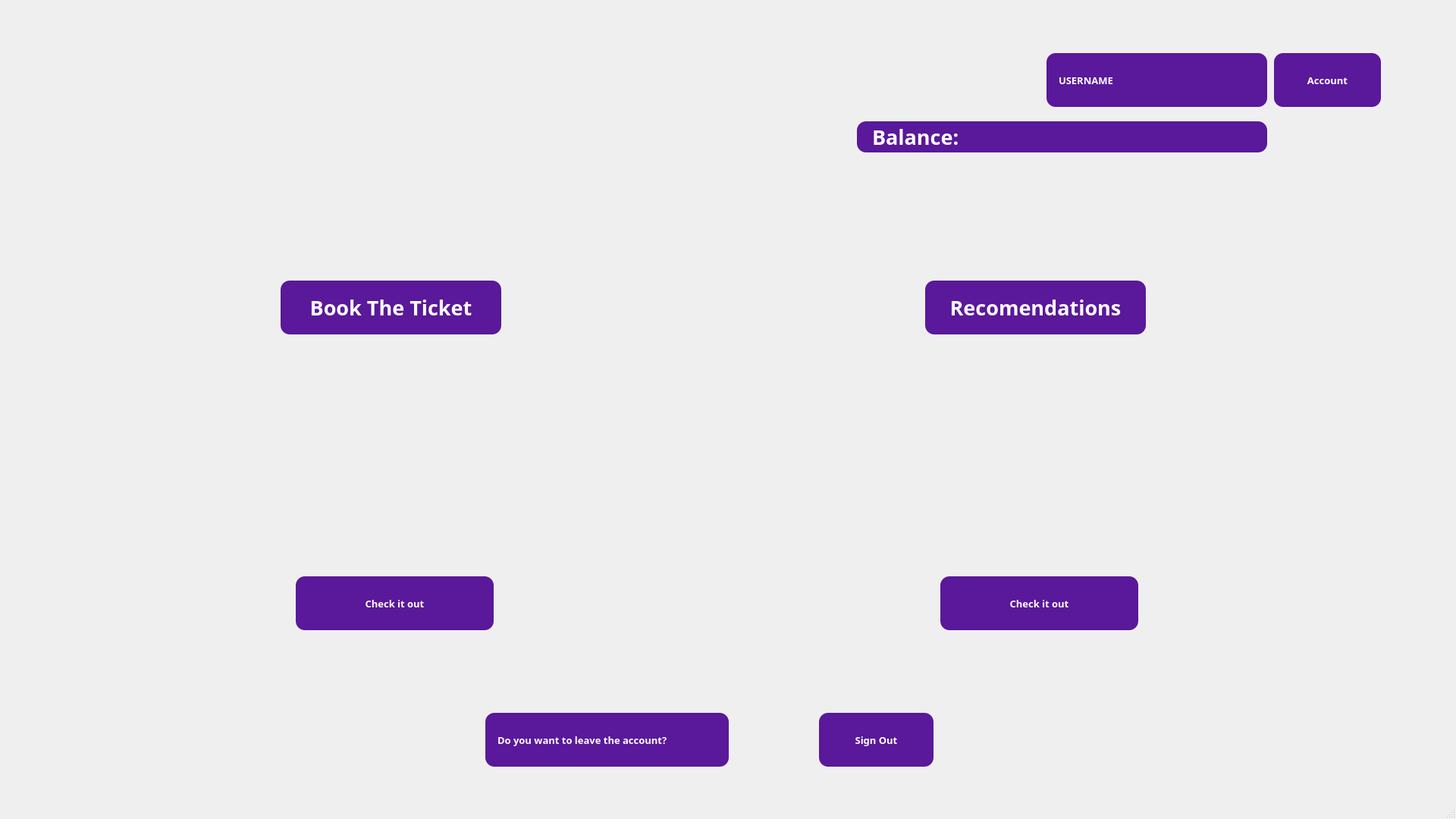
<?xml version="1.0" encoding="UTF-8"?>
<ui version="4.0">
 <class>MainPage</class>
 <widget class="QMainWindow" name="MainPage">
  <property name="geometry">
   <rect>
    <x>0</x>
    <y>0</y>
    <width>1920</width>
    <height>1080</height>
   </rect>
  </property>
  <property name="minimumSize">
   <size>
    <width>1920</width>
    <height>1080</height>
   </size>
  </property>
  <property name="maximumSize">
   <size>
    <width>1920</width>
    <height>1080</height>
   </size>
  </property>
  <property name="windowTitle">
   <string>MainWindow</string>
  </property>
  <widget class="QWidget" name="centralwidget">
   <widget class="QLabel" name="label">
    <property name="geometry">
     <rect>
      <x>0</x>
      <y>0</y>
      <width>1920</width>
      <height>1080</height>
     </rect>
    </property>
    <property name="sizePolicy">
     <sizepolicy hsizetype="Preferred" vsizetype="Preferred">
      <horstretch>0</horstretch>
      <verstretch>0</verstretch>
     </sizepolicy>
    </property>
    <property name="minimumSize">
     <size>
      <width>1920</width>
      <height>1080</height>
     </size>
    </property>
    <property name="maximumSize">
     <size>
      <width>1920</width>
      <height>1080</height>
     </size>
    </property>
    <property name="text">
     <string/>
    </property>
    <property name="pixmap">
     <pixmap>MainPagePic.png</pixmap>
    </property>
   </widget>
   <widget class="QLabel" name="UsernameLabel">
    <property name="geometry">
     <rect>
      <x>1380</x>
      <y>70</y>
      <width>291</width>
      <height>71</height>
     </rect>
    </property>
    <property name="font">
     <font>
      <family>Rockwell</family>
      <pointsize>10</pointsize>
      <weight>75</weight>
      <bold>true</bold>
     </font>
    </property>
    <property name="styleSheet">
     <string notr="true">QLabel {
    background-color: #5A189A;
    color: white;
    border-radius: 12px;
    padding: 6px 12px;
    font-weight: bold;
}
</string>
    </property>
    <property name="text">
     <string>USERNAME</string>
    </property>
   </widget>
   <widget class="QLabel" name="TicketLabel">
    <property name="geometry">
     <rect>
      <x>370</x>
      <y>370</y>
      <width>291</width>
      <height>71</height>
     </rect>
    </property>
    <property name="font">
     <font>
      <family>Rockwell</family>
      <pointsize>20</pointsize>
      <weight>75</weight>
      <bold>true</bold>
     </font>
    </property>
    <property name="layoutDirection">
     <enum>Qt::LeftToRight</enum>
    </property>
    <property name="autoFillBackground">
     <bool>false</bool>
    </property>
    <property name="styleSheet">
     <string notr="true">QLabel {
    background-color: #5A189A;
    color: white;
    border-radius: 12px;
    padding: 6px 12px;
    font-weight: bold;
}
</string>
    </property>
    <property name="text">
     <string>Book The Ticket</string>
    </property>
    <property name="scaledContents">
     <bool>false</bool>
    </property>
    <property name="alignment">
     <set>Qt::AlignCenter</set>
    </property>
    <property name="wordWrap">
     <bool>false</bool>
    </property>
    <property name="openExternalLinks">
     <bool>false</bool>
    </property>
   </widget>
   <widget class="QLabel" name="RecLabel">
    <property name="geometry">
     <rect>
      <x>1220</x>
      <y>370</y>
      <width>291</width>
      <height>71</height>
     </rect>
    </property>
    <property name="font">
     <font>
      <family>Rockwell</family>
      <pointsize>20</pointsize>
      <weight>75</weight>
      <bold>true</bold>
     </font>
    </property>
    <property name="layoutDirection">
     <enum>Qt::LeftToRight</enum>
    </property>
    <property name="autoFillBackground">
     <bool>false</bool>
    </property>
    <property name="styleSheet">
     <string notr="true">QLabel {
    background-color: #5A189A;
    color: white;
    border-radius: 12px;
    padding: 6px 12px;
    font-weight: bold;
}
</string>
    </property>
    <property name="text">
     <string>Recomendations</string>
    </property>
    <property name="scaledContents">
     <bool>false</bool>
    </property>
    <property name="alignment">
     <set>Qt::AlignCenter</set>
    </property>
    <property name="wordWrap">
     <bool>false</bool>
    </property>
    <property name="openExternalLinks">
     <bool>false</bool>
    </property>
   </widget>
   <widget class="QLabel" name="UsernameLabel_2">
    <property name="geometry">
     <rect>
      <x>640</x>
      <y>940</y>
      <width>321</width>
      <height>71</height>
     </rect>
    </property>
    <property name="font">
     <font>
      <family>Rockwell</family>
      <pointsize>10</pointsize>
      <weight>75</weight>
      <bold>true</bold>
     </font>
    </property>
    <property name="styleSheet">
     <string notr="true">QLabel {
    background-color: #5A189A;
    color: white;
    border-radius: 12px;
    padding: 6px 12px;
    font-weight: bold;
}
</string>
    </property>
    <property name="text">
     <string>Do you want to leave the account?</string>
    </property>
   </widget>
   <widget class="QPushButton" name="SignOutbtn">
    <property name="geometry">
     <rect>
      <x>1080</x>
      <y>940</y>
      <width>151</width>
      <height>71</height>
     </rect>
    </property>
    <property name="font">
     <font>
      <family>Rockwell</family>
      <pointsize>10</pointsize>
      <weight>75</weight>
      <bold>true</bold>
     </font>
    </property>
    <property name="styleSheet">
     <string notr="true">
    background-color: #5A189A;
    color: white;
    border-radius: 12px;
    padding: 6px 12px;
    font-weight: bold;

</string>
    </property>
    <property name="text">
     <string>Sign Out</string>
    </property>
   </widget>
   <widget class="QPushButton" name="BookBtn">
    <property name="geometry">
     <rect>
      <x>390</x>
      <y>760</y>
      <width>261</width>
      <height>71</height>
     </rect>
    </property>
    <property name="font">
     <font>
      <family>Rockwell</family>
      <pointsize>10</pointsize>
      <weight>75</weight>
      <bold>true</bold>
     </font>
    </property>
    <property name="styleSheet">
     <string notr="true">
    background-color: #5A189A;
    color: white;
    border-radius: 12px;
    padding: 6px 12px;
    font-weight: bold;

</string>
    </property>
    <property name="text">
     <string>Check it out</string>
    </property>
   </widget>
   <widget class="QPushButton" name="RecBtn">
    <property name="geometry">
     <rect>
      <x>1240</x>
      <y>760</y>
      <width>261</width>
      <height>71</height>
     </rect>
    </property>
    <property name="font">
     <font>
      <family>Rockwell</family>
      <pointsize>10</pointsize>
      <weight>75</weight>
      <bold>true</bold>
     </font>
    </property>
    <property name="styleSheet">
     <string notr="true">
    background-color: #5A189A;
    color: white;
    border-radius: 12px;
    padding: 6px 12px;
    font-weight: bold;

</string>
    </property>
    <property name="text">
     <string>Check it out</string>
    </property>
   </widget>
   <widget class="QLabel" name="MainBalanceLabel">
    <property name="geometry">
     <rect>
      <x>1130</x>
      <y>160</y>
      <width>541</width>
      <height>41</height>
     </rect>
    </property>
    <property name="font">
     <font>
      <family>Rockwell</family>
      <pointsize>20</pointsize>
      <weight>75</weight>
      <bold>true</bold>
     </font>
    </property>
    <property name="styleSheet">
     <string notr="true">QLabel {
    background-color: #5A189A;
    color: white;
    border-radius: 12px;
    padding: 6px 12px;
    font-weight: bold;
}
</string>
    </property>
    <property name="text">
     <string>Balance:</string>
    </property>
   </widget>
   <widget class="QPushButton" name="AccountBtn">
    <property name="geometry">
     <rect>
      <x>1680</x>
      <y>70</y>
      <width>141</width>
      <height>71</height>
     </rect>
    </property>
    <property name="font">
     <font>
      <family>Rockwell</family>
      <pointsize>10</pointsize>
      <weight>75</weight>
      <bold>true</bold>
     </font>
    </property>
    <property name="styleSheet">
     <string notr="true">
    background-color: #5A189A;
    color: white;
    border-radius: 12px;
    padding: 6px 12px;
    font-weight: bold;

</string>
    </property>
    <property name="text">
     <string>Account</string>
    </property>
   </widget>
  </widget>
  <widget class="QMenuBar" name="menubar">
   <property name="geometry">
    <rect>
     <x>0</x>
     <y>0</y>
     <width>1920</width>
     <height>26</height>
    </rect>
   </property>
  </widget>
  <widget class="QStatusBar" name="statusbar"/>
 </widget>
 <resources/>
 <connections/>
</ui>
